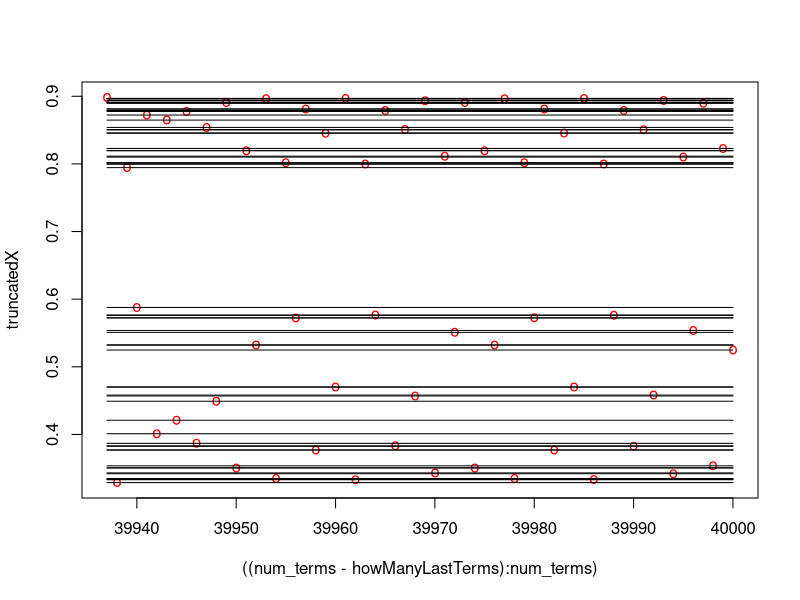

Source code (R):
r <- 3.6
x <- 0.5

x_vec <- c()
next_term <- function(x) r * (1 - x) * x

num_terms <- 40000
 
for (i in 1 :num_terms) {
  x <- next_term(x)
  x_vec <- append(x_vec, x)
}

howManyLastTerms <- 63
truncatedX <- x_vec[(num_terms - howManyLastTerms): num_terms]

print(length((num_terms - howManyLastTerms):num_terms))
print(length(truncatedX))

plot(((num_terms - howManyLastTerms):num_terms), truncatedX, xlim=range(((num_terms - howManyLastTerms):num_terms)), ylim=range(truncatedX), col="red", type="p", pch="o")

for (i in 1:howManyLastTerms + 1) {
  lines(((num_terms - howManyLastTerms):num_terms), rep(truncatedX[i], howManyLastTerms + 1))
}



print("done")